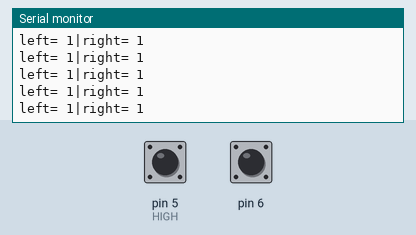
This sketch was run on a simulated Arduino Uno, built with avr-gcc and run on an emulated ATmega328P. On the bench: the last lines printed to the serial monitor. The inputs (shaded band) are chosen by the test bench; at power-on: pin 5 (HIGH) HIGH, pin 6 HIGH.

Above: at 1.2 s.
1.3 s: pin 5 (HIGH) pulled LOW for 0.25 s
At 1.57 s:
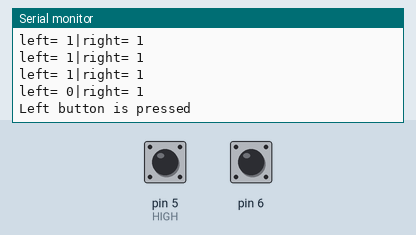
3.0 s: pin 6 pulled LOW for 0.25 s
At 3.17 s:
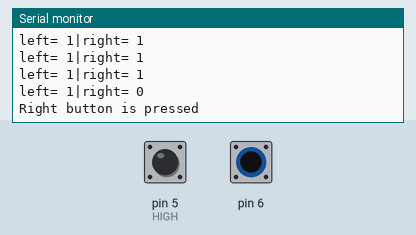

Measured:
- after the input at 1.3 s, the serial monitor: prints a new line after 0.10 s (image 1)
- after the input at 3.0 s, the serial monitor: prints a new line at once (image 2)

The sketch:

sketch_may18d.ino
```cpp
void setup() {
  Serial.begin(9600);
  // put your setup code here, to run once:
  //pinMode(5, INPUT);  //HIGH(5V, 위험) or LOW(0V)
  //pinMode(6, INPUT);
  pinMode(5, INPUT_PULLUP); // 평상시 HIGH(Arduino 내부 전압 사용해서 안전), 누르면 LOW(0V)
  pinMode(6, INPUT_PULLUP);

}

void loop() {
  // put your main code here, to run repeatedly:
  int nLeftInput=digitalRead(5); // 평소 HIGH, 누르면 LOW
  int nRightInput = digitalRead(6);
  Serial.println("left= " + String(nLeftInput) + "|right= " +String(nRightInput));
  if (nLeftInput==LOW) Serial.println("Left button is pressed");
  if (nRightInput==LOW) Serial.println("Right button is pressed");
  delay(200);
}
```
